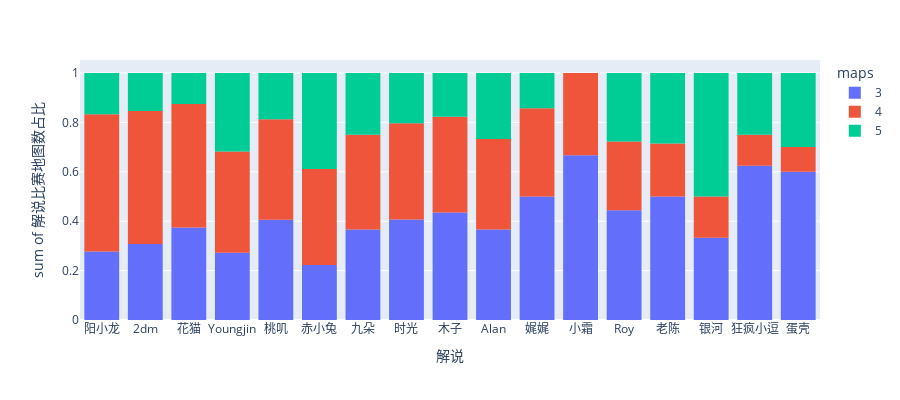

Write notebook code for a chart like this one.
### Code cell
names, maps, rates = [], [], []
for _, row in df_names.sort_values(by='one_rate', ascending=False).iterrows():
    name, zero, one, two = row['names'], row['zero'], row['one'], row['two']
    total = zero + one + two
    for map, i in zip([3, 4, 5], [zero, one, two]):
        names.append(name)
        maps.append(map)
        rates.append(i / total)
df_cum = pd.DataFrame(list(zip(names, maps, rates)), 
                        columns=['names', 'maps', 'rate'])

fig = px.histogram(df_cum,
                    x="names", y="rate",
                    color='maps', # barmode='group',
                    # histfunc='avg',
                    labels={'names':'解说', 'rate':'解说比赛地图数占比'},
                    height=400)
fig.show()

### Figure 1 — Plotly figure (JSON) as saved in the notebook; plotly's stock layout.template omitted (floating-point values rounded to 4 significant figures)
{"data": [{"alignmentgroup": "True", "bingroup": "x", "histfunc": "sum", "hovertemplate": "maps=3<br>解说=%{x}<br>sum of 解说比赛地图数占比=%{y}<extra></extra>", "legendgroup": "3", "marker": {"color": "#636efa", "pattern": {"shape": ""}}, "name": "3", "offsetgroup": "3", "orientation": "v", "showlegend": true, "type": "histogram", "x": ["阳小龙", "2dm", "花猫", "Youngjin", "桃叽", "赤小兔", "九朵", "时光", "木子", "Alan", "娓娓", "小霜", "Roy", "老陈", "银河", "狂疯小逗", "蛋壳"], "xaxis": "x", "y": [0.2778, 0.3077, 0.375, 0.2727, 0.4062, 0.2222, 0.3667, 0.4068, 0.4355, 0.3662, 0.5, 0.6667, 0.4444, 0.5, 0.3333, 0.625, 0.6], "yaxis": "y"}, {"alignmentgroup": "True", "bingroup": "x", "histfunc": "sum", "hovertemplate": "maps=4<br>解说=%{x}<br>sum of 解说比赛地图数占比=%{y}<extra></extra>", "legendgroup": "4", "marker": {"color": "#EF553B", "pattern": {"shape": ""}}, "name": "4", "offsetgroup": "4", "orientation": "v", "showlegend": true, "type": "histogram", "x": ["阳小龙", "2dm", "花猫", "Youngjin", "桃叽", "赤小兔", "九朵", "时光", "木子", "Alan", "娓娓", "小霜", "Roy", "老陈", "银河", "狂疯小逗", "蛋壳"], "xaxis": "x", "y": [0.5556, 0.5385, 0.5, 0.4091, 0.4062, 0.3889, 0.3833, 0.3898, 0.3871, 0.3662, 0.3571, 0.3333, 0.2778, 0.2143, 0.1667, 0.125, 0.1], "yaxis": "y"}, {"alignmentgroup": "True", "bingroup": "x", "histfunc": "sum", "hovertemplate": "maps=5<br>解说=%{x}<br>sum of 解说比赛地图数占比=%{y}<extra></extra>", "legendgroup": "5", "marker": {"color": "#00cc96", "pattern": {"shape": ""}}, "name": "5", "offsetgroup": "5", "orientation": "v", "showlegend": true, "type": "histogram", "x": ["阳小龙", "2dm", "花猫", "Youngjin", "桃叽", "赤小兔", "九朵", "时光", "木子", "Alan", "娓娓", "小霜", "Roy", "老陈", "银河", "狂疯小逗", "蛋壳"], "xaxis": "x", "y": [0.1667, 0.1538, 0.125, 0.3182, 0.1875, 0.3889, 0.25, 0.2034, 0.1774, 0.2676, 0.1429, 0, 0.2778, 0.2857, 0.5, 0.25, 0.3], "yaxis": "y"}], "layout": {"barmode": "relative", "height": 400, "legend": {"title": {"text": "maps"}, "tracegroupgap": 0}, "margin": {"t": 60}, "xaxis": {"anchor": "y", "domain": [0, 1], "title": {"text": "解说"}}, "yaxis": {"anchor": "x", "domain": [0, 1], "title": {"text": "sum of 解说比赛地图数占比"}}}}
